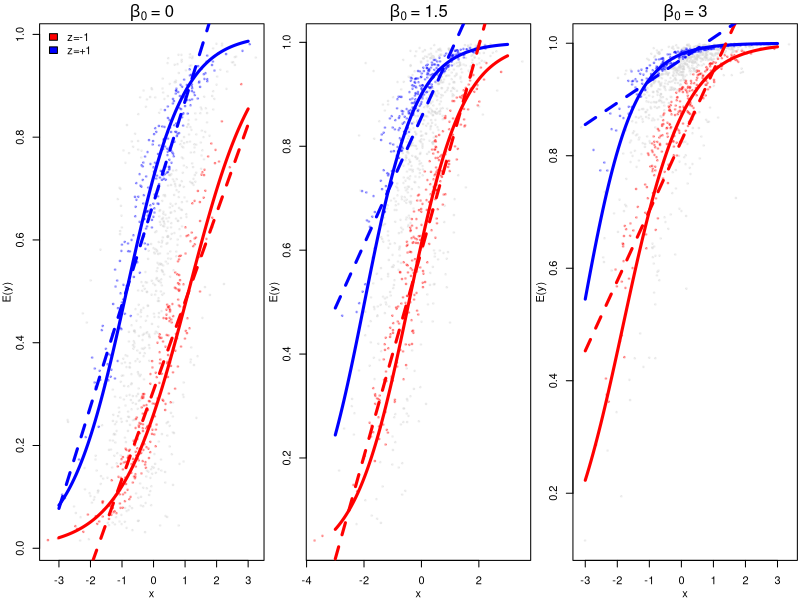

Reproduce this figure in R.
##b3=0
N<-1000
rho<-0 #.3#rho<-c(0,.5) #seq(0,.3,by=.1)
b0<-seq(0,3,length.out=3)
pars<-expand.grid(N=N,rho=rho,b0=b0)
tmp<-list()
for (i in 1:nrow(pars)) tmp[[i]]<-pars[i,]
pars<-tmp


simfun<-function(pars,b1=1,b2=1,s2=1) {
    for (i in 1:length(pars)) assign(names(pars)[i],pars[[i]][1])
    std<-function(x) (x-mean(x,na.rm=TRUE))/sd(x,na.rm=TRUE)
    library(MASS)
    sig<-r2<-numeric()
    xz<-mvrnorm(N,mu=c(0,0),Sigma=matrix(c(1,rho,rho,1),2,2))
    y<-b0+b1*xz[,1]+b2*xz[,2]
    sigma<-function(z) 1/(1+exp(-z))
    p<-sigma(y)
    y<-rbinom(N,1,p)
    ##
    df<-data.frame(y=y,x=xz[,1],z=xz[,2],ystar=p)
}
L<-lapply(pars,simfun)

pdf("/home/bd/Dropbox/Apps/Overleaf/Interaction_problems/binary_intuition.pdf",width=6,height=2.3)
par(mfrow=c(1,3),mgp=c(2,1,0),mar=c(3,3,1.8,0.2))
for (i in 1:length(L)) {
    z<-L[[i]]
    col.test<-ifelse(abs(z$z-1)<.5,2,1)
    col.test<-ifelse(abs(z$z+1)<.5,3,col.test)
    cc<-col2rgb("lightgray")
    c1<-rgb(cc[1],cc[2],cc[3],max=255,alpha=75)
    cc<-col2rgb("blue")
    c2<-rgb(cc[1],cc[2],cc[3],max=255,alpha=75)
    cc<-col2rgb("red")
    c3<-rgb(cc[1],cc[2],cc[3],max=255,alpha=75)
    col<-c(c1,c2,c3)[col.test]
    plot(z$x,z$ystar,pch=19,cex=.375,col=col,xlab='x',ylab='E(y)')
    xv<-seq(-3,3,length.out=100)
    m0<-glm(y~x*z,z,family='binomial')
    y<-predict(m0,data.frame(x=xv,z=-1),type='response')
    lines(xv,y,col='red',lty=1,lwd=3)
    y<-predict(m0,data.frame(x=xv,z=1),type='response')
    lines(xv,y,col='blue',lty=1,lwd=3)
    m<-lm(y~x*z,z)
    y<-predict(m,data.frame(x=xv,z=-1))
    lines(xv,y,col='red',lty=2,lwd=3)
    y<-predict(m,data.frame(x=xv,z=1))
    lines(xv,y,col='blue',lty=2,lwd=3)
    if (i==1) {
        legend("topleft",bty='n',ncol=,c("z=-1","z=+1"),fill=c("red","blue"))
    } 
    b0<-as.character(round(pars[[i]]$b0,2))
    mtext(side=3,line=0,bquote(beta[0]~"="~.(b0)))
    ## legend("bottomright",bty='n',lty=c(2,1),lwd=3,
    ##        c(paste("p(lm)=",round(summary(m)$coef[4,4],2)),
    ##          paste("p(glm)=",round(summary(m0)$coef[4,4],2)))
    ##        )
}
dev.off()



## par(mfrow=c(2,2),mgp=c(2,1,0),mar=c(3,3,1,1))
## for (i in 1:length(L)) {
##     z<-L[[i]]
##     col.test<-ifelse(abs(z$z-1)<.5,2,1)
##     col.test<-ifelse(abs(z$z+1)<.5,3,col.test)
##     cc<-col2rgb("lightgray")
##     c1<-rgb(cc[1],cc[2],cc[3],max=255,alpha=75)
##     cc<-col2rgb("blue")
##     c2<-rgb(cc[1],cc[2],cc[3],max=255,alpha=75)
##     cc<-col2rgb("red")
##     c3<-rgb(cc[1],cc[2],cc[3],max=255,alpha=75)
##     col<-c(c1,c2,c3)[col.test]
##     plot(z$x*z$z,z$ystar,pch=19,cex=.375,col=col,xlab='x',ylab='E(y)')
##     xv<-seq(-3,3,length.out=100)
##     m0<-glm(y~x*z,z,family='binomial')
##     y<-predict(m0,data.frame(x=xv,z=-1),type='response')
##     #lines(xv,y,col='red',lty=1,lwd=3)
##     y<-predict(m0,data.frame(x=xv,z=1),type='response')
##     #lines(xv,y,col='blue',lty=1,lwd=3)
##     m<-lm(y~x*z,z)
##     y<-predict(m,data.frame(x=xv,z=-1))
##     #lines(xv,y,col='red',lty=2,lwd=3)
##     y<-predict(m,data.frame(x=xv,z=1))
##     #lines(xv,y,col='blue',lty=2,lwd=3)
##     if (i==1) {
##         #legend("topleft",bty='n',ncol=2,c("z=-1","z=+1","y","ystar"),lty=c(1,2,NA,NA),pch=c(NA,NA,19,19),col=c("black","black","red","gray"),title=paste("b0=",round(pars[[i]]$b0,2)))
##         legend("topleft",bty='n',ncol=,c("z=-1","z=+1"),fill=c("red","blue"),title=paste("b0=",round(pars[[i]]$b0,2)))
##     } else {
##         legend("topleft",bty='n',legend=NA,title=paste("b0=",round(pars[[i]]$b0,2)))
##     }        
##     legend("bottomright",bty='n',lty=c(2,1),lwd=3,c(paste("p(lm)=",round(summary(m)$coef[4,4],2)),paste("p(glm)=",round(summary(m0)$coef[4,4],2))))
## }








